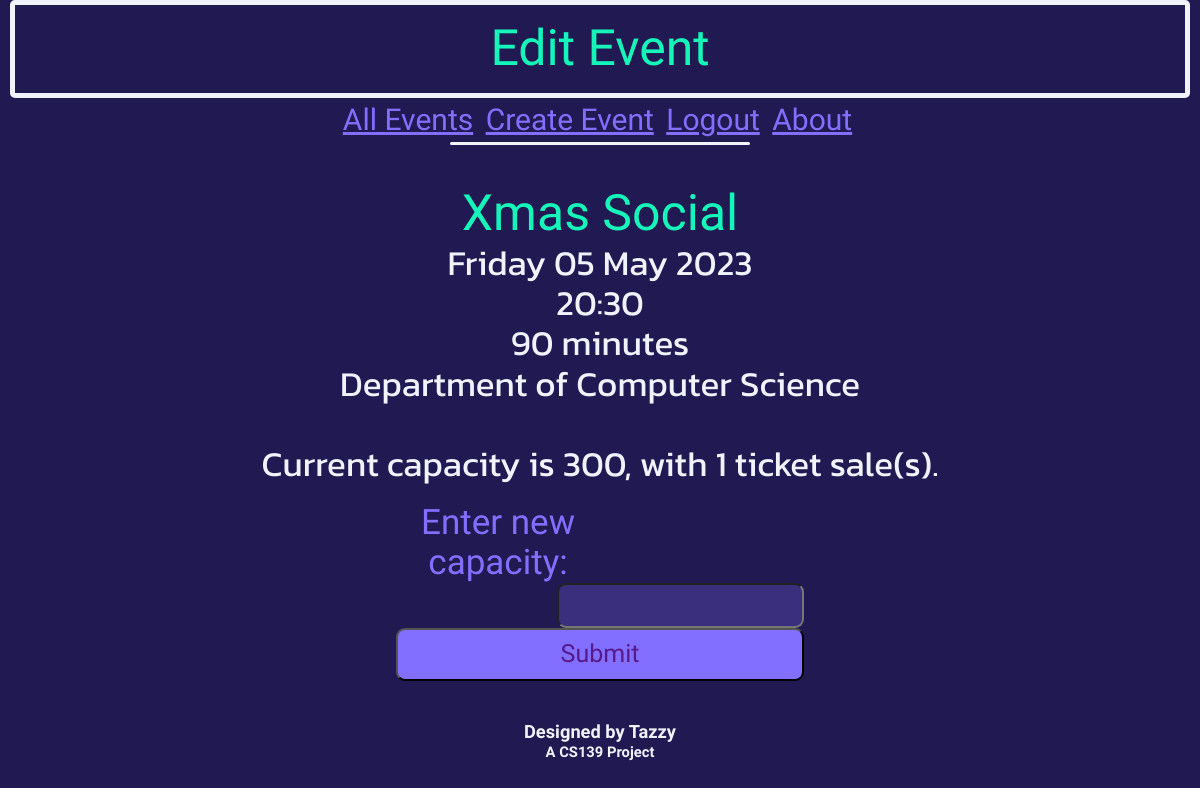
Before: /editEvent?eventid=3 (signed in) with the older database file.
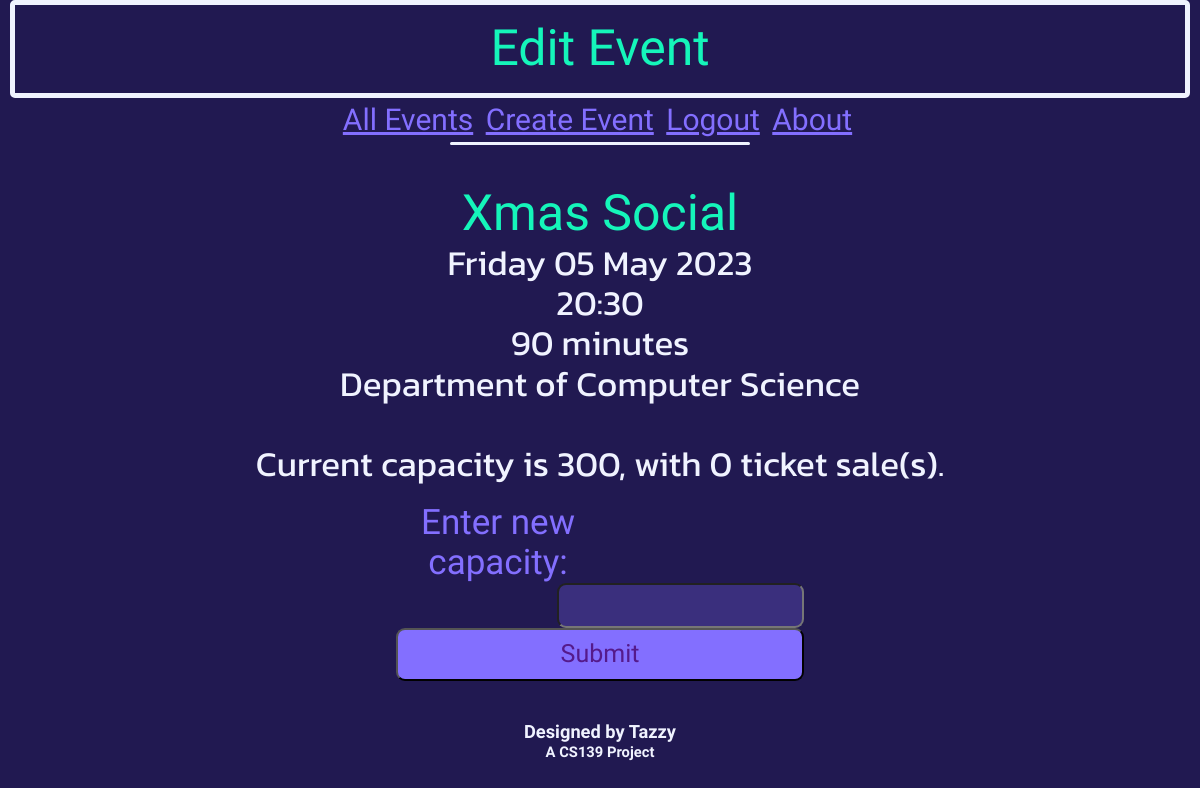
After: the same page with the newer database file.
### db_definition.py (models this page shows, shortened)
class Event(db.Model):
    __tablename__ = "events"
    event_id = db.Column(db.Integer, primary_key = True)
    name = db.Column(db.String(20))
    dateTime = db.Column(db.DateTime)
    duration = db.Column(db.Integer) # Minutes
    capacity = db.Column(db.Integer)
    ticketsSold = db.Column(db.Integer)
    location = db.Column(db.String(50))

### eventbyte.py (the view, shortened to what this page needs)
@app.route('/editEvent', methods=["GET", "POST"])
def editEvent():
    if not current_user.is_authenticated or current_user.userClass != "super":
        flash("Only accessible to admins.")
        return redirect('/')
    if request.method == "GET":
        eventID = request.args.get("eventid") or None
        if not eventID:
            return redirect('/')
        thisEvent = Event.query.filter_by(event_id=eventID).first()
        return render_template('editEvent.html', event=thisEvent)

### eventbyte.py (called while the page is built)
@loginManager.user_loader
def loadUser(user_id):
    return User.query.get(int(user_id))

### templates/editEvent.html (shortened to what this page needs)
{% extends 'base.html' %}
{% block heading %}
    <div class="title subtitle">
        Edit Event
    </div>
{% endblock %}
{% block content %}
    <div class="eventInformation">
        <br>
        <span class="titleRef" style="font-size: 50px;">{{ event.name }}</span><br>
        {{ event.dateTime.strftime('%A') }} {{ event.dateTime.strftime('%d') }} {{ event.dateTime.strftime('%b') }} {{ event.dateTime.strftime('%Y') }}<br>
        {{ event.dateTime.strftime('%H') }}:{{ event.dateTime.strftime('%M') }}<br>
        {{ event.duration }} minutes<br>
        {{ event.location }}<br><br>
        Current capacity is {{ event.capacity }}, with {{ event.ticketsSold }} ticket sale(s).
    </div>
    <br>
    <div id="editEventFormContainer">
        <form id="editEventForm" action="editEvent" method="post">
            <label for="newCapacity">Enter new capacity:</label>
            <input type="text" name="newCapacity"><br><br>
            <input type="submit" value="Submit">
        </form>
    </div>
    <br><br><br>
{% endblock %}

Changed rows visible on the page:
changed Event "Xmas Social": ticketsSold "1" → "0"
